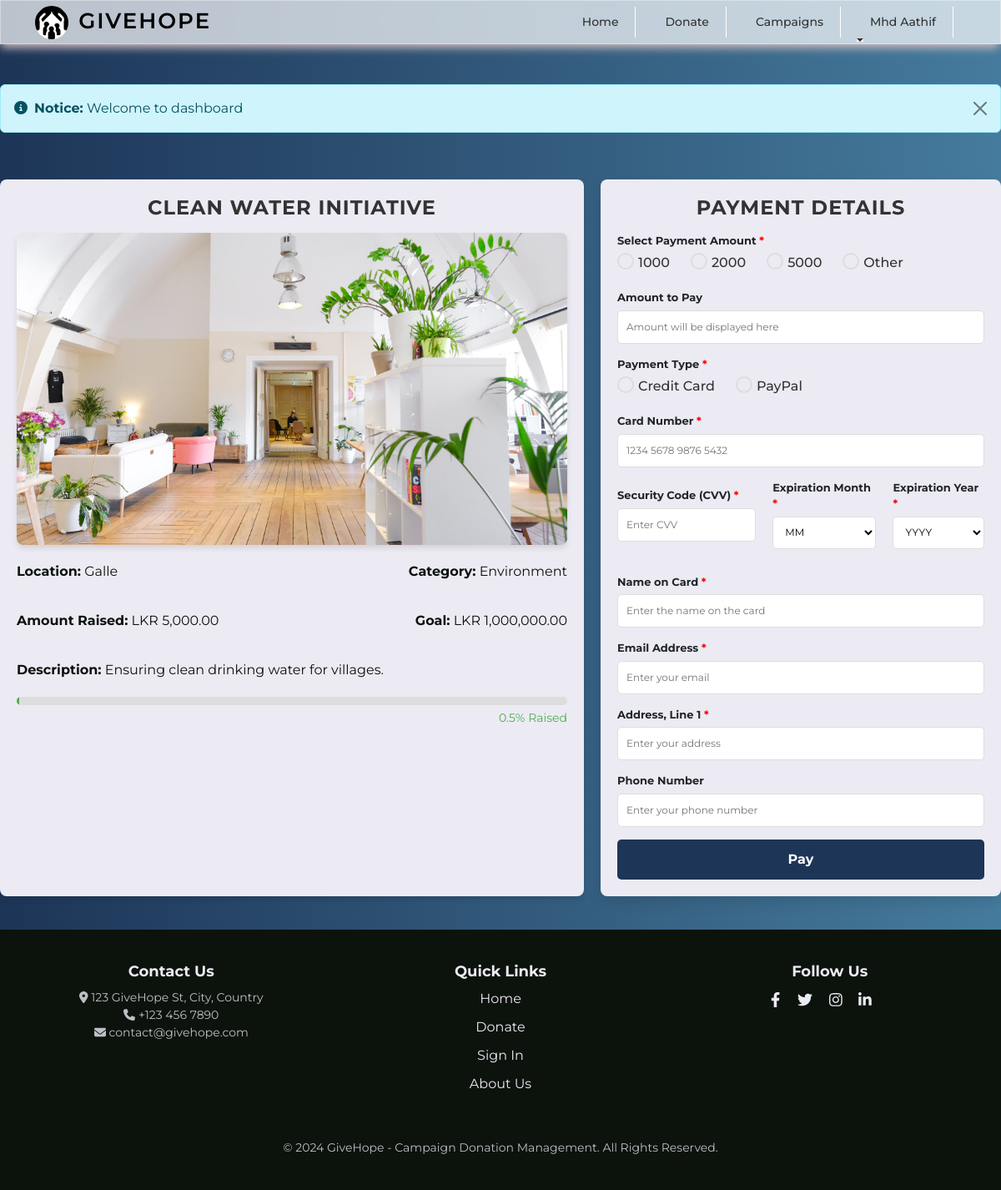
Before: /donate.php?id=3 (signed in) with the older database file.
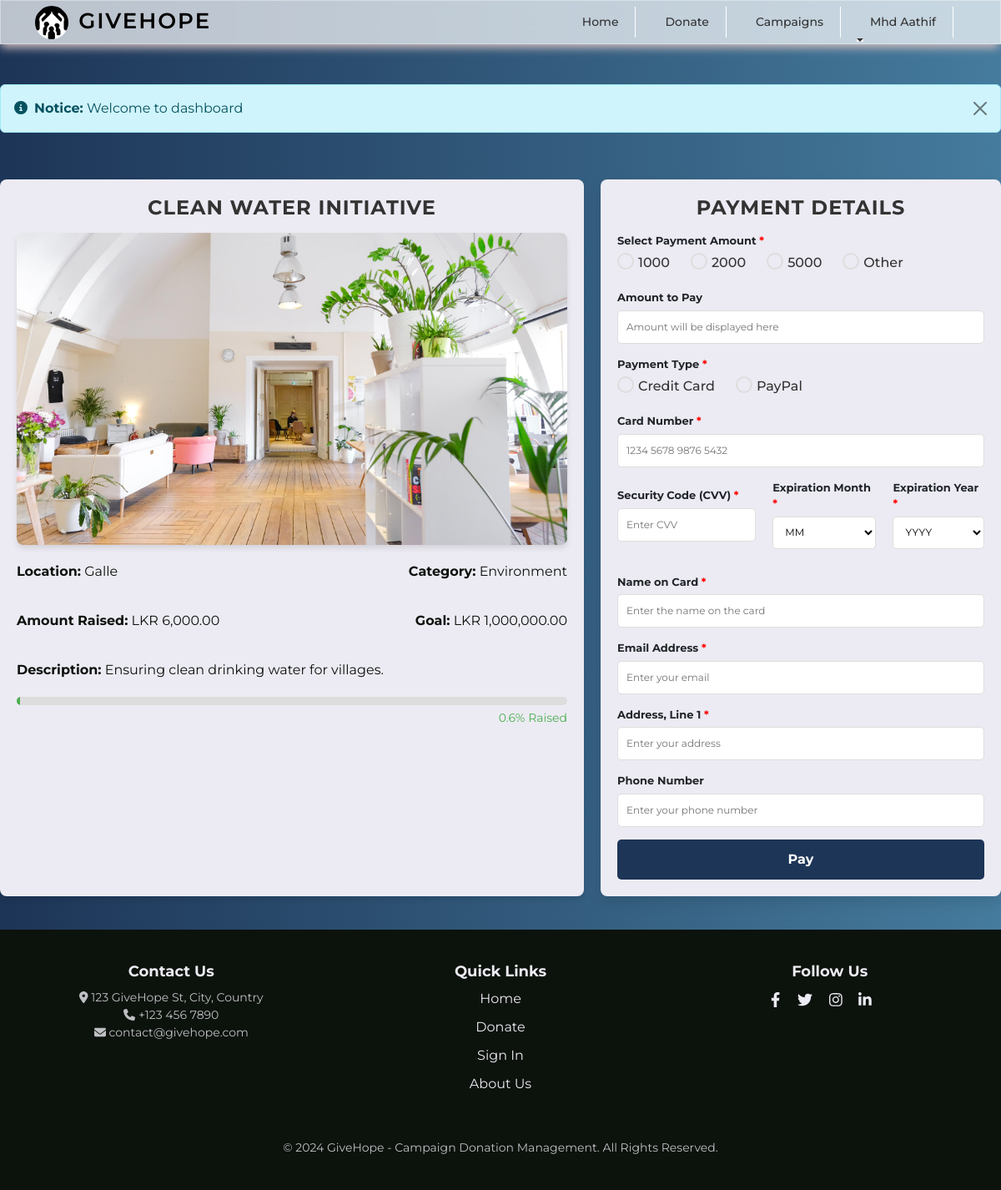
After: the same page with the newer database file.
### tables this page shows
CREATE TABLE `campaigns` (
  `id` int(11) NOT NULL,
  `user_id` int(11) DEFAULT NULL,
  `title` varchar(255) NOT NULL,
  `location` varchar(255) NOT NULL,
  `description` text NOT NULL,
  `goal` decimal(10,2) NOT NULL,
  `category` varchar(100) NOT NULL,
  `start_date` date NOT NULL,
  `end_date` date NOT NULL,
  `image` varchar(255) NOT NULL,
  `document` varchar(255) DEFAULT NULL,
  `organizer_name` varchar(255) NOT NULL,
  `contact` varchar(50) NOT NULL,
  `email` varchar(100) NOT NULL,
  `created_at` timestamp NOT NULL DEFAULT current_timestamp(),
  `status` varchar(20) NOT NULL DEFAULT 'Pending',
  `raised` decimal(15,2) DEFAULT 0.00
);

### donate.php (the view, shortened to what the changed rows need)
<?php
include('admin/authentication.php');
include('includes/header.php');
$campaign_id = isset($_GET['id']) ? $_GET['id'] : null;
if ($campaign_id) {
    $stmt = $con->prepare("SELECT * FROM campaigns WHERE id = ? AND status = 'Accepted'");
    $stmt->bind_param("i", $campaign_id);
    $stmt->execute();
    $result = $stmt->get_result();
    if ($result->num_rows > 0) {
        $campaign = $result->fetch_assoc();
        $progress = ($campaign['raised'] / $campaign['goal']) * 100;
    } else {
        $_SESSION['message'] = "Campaign not found or unavailable.";
        header("Location: index.php");
        exit(0);
    }
} else {
    $_SESSION['message'] = "No campaign selected for donation.";
    header("Location: index.php");
    exit(0);
}
?>
<div class="main-container">
    <div class="campaign-details">
        <h2><?= htmlspecialchars($campaign['title']); ?></h2>
        <img src="<?= htmlspecialchars($campaign['image']); ?>" alt="<?= htmlspecialchars($campaign['title']); ?>"
            class="campaign-image">
        <div class="campaign-info">
            <div class="side-by-side">
                <p class="left"><strong>Location:</strong> <?= htmlspecialchars($campaign['location']); ?></p>
                <p class="right"><strong>Category:</strong> <?= htmlspecialchars($campaign['category']); ?></p>
            </div>
            <div class="side-by-side">
                <p class="left"><strong>Amount Raised:</strong> LKR <?= number_format($campaign['raised'], 2); ?></p>
                <p class="right"><strong>Goal:</strong> LKR <?= number_format($campaign['goal'], 2); ?></p>
            </div>
            <p><strong>Description:</strong> <?= htmlspecialchars($campaign['description']); ?></p>
        </div>
        <div class="progress-container">
            <div class="progress-bar">
                <span style="width: <?= round($progress, 2); ?>%;"></span>
            </div>
            <div class="progress-text"><?= round($progress, 2); ?>% Raised</div>
        </div>
    </div>
</div>
<?php include('includes/footer.php');

Changed rows visible on the page:
changed campaigns "CLEAN WATER INITIATIVE": raised "5,000.00" → "6,000.00"; progress "0.5" → "0.6"
